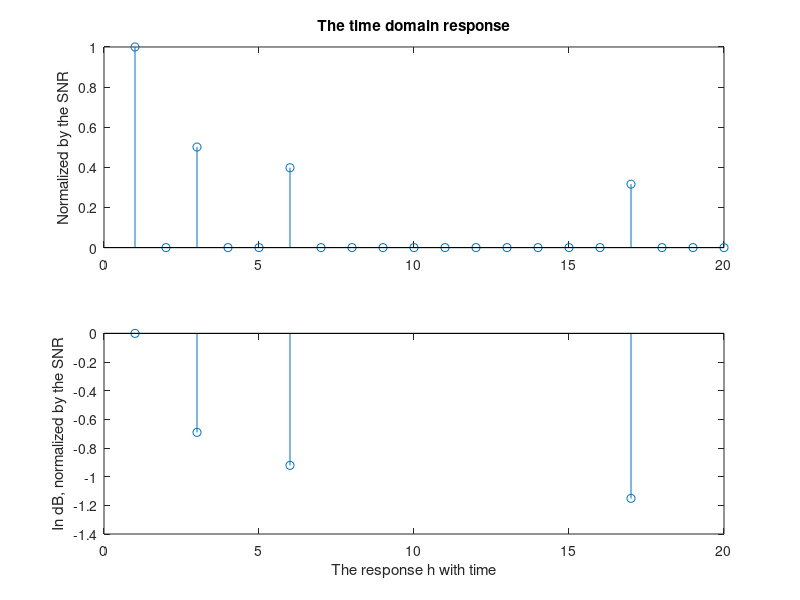

Source code (MATLAB): (Note: this script raises an error after producing the figure.)
% --------------------------------------------
%
%
% Written by Tingwu Wang
% 2015.5.29
%
%
%
%
% --------------------------------------------

% some basic parameters
delta_t = 1; % using the unit time slot
freq = 1 / delta_t; % the frequency is 1, arccordingly

% the amplitude and xiangwei
amp_db = [0 , -6, -8, -10];
amp = 10 .^ (amp_db / 20); 
time_delay = [0, 2, 5, 16];

% the response


% generate the input signal
input = rand(10000, 1);
input(input>0.5) = 1;
input(input<=0.5) = 0;

h = zeros(10000, 1);
% a sample of shenme shenme xiangying
for nPath = 1: 1: length(time_delay)
	% add the result
	h(time_delay(nPath) + 1) = h(time_delay(nPath) + 1) + amp(nPath);
end


% plot the homework1 results
figure(1)
subplot(2, 1, 1);
stem(h(1:20));
title('The time domain response')
ylabel('Normalized by the SNR')

subplot(2, 1, 2)
stem(log(h(1:20)))
ylabel('In dB, normalized by the SNR')
xlabel('The response h with time')

% transform into the grey code
input = grey(input);
input_qpsk = qpsk(input);
scatterplot(input_qpsk);
axis([-2 2 -2 2])


% get the results
receive_qpsk = filter(input_qpsk, 1, h);

% plot the results
scatterplot(receive_qpsk(1: 5000));
axis([-2 2 -2 2])

% decode the qpsk results
receive = iqpsk(receive_qpsk, 5000);


% ------------------------------------------------------------------


close all;
true_output = real(input_qpsk(1: 250));
raw_output = real(receive_qpsk(1: 250));
nWeight = 32;

% raw_output -> x, true_output -> y, y_i = \sum(xTw)

% initialize the weight factor
weight = zeros(nWeight, 1);
weight(nWeight) = 1;

mu = 0.001;
c0 = 0.01;
mu_unified = mu / (c0 + sum(raw_output' * raw_output) ...
	/ nWeight);
% append nWeight zeros to enable the calculations
raw_output = [zeros(nWeight - 1, 1); raw_output];

% loop until convergence
while 1
	% renew the raw output
	predict_output = zeros(length(true_output), 1);
	for iWeight = 1: 1: nWeight
		predict_output = predict_output + weight(iWeight) * raw_output(iWeight: length(true_output) + iWeight - 1);
	end

	% get the error of the target function
	target_error = true_output - predict_output;
    fprintf('The overall error is now %f\n', sum(target_error' * target_error));
	if sum(target_error' * target_error) < 1e-2
		break
	end

	for iWeight = 1: 1: nWeight
		% get the unifying descedent steps and decent
		descent = target_error' * raw_output(iWeight: length(true_output) + iWeight - 1);
		weight(iWeight) = weight(iWeight) + 2 * mu_unified * descent;
	end
end



